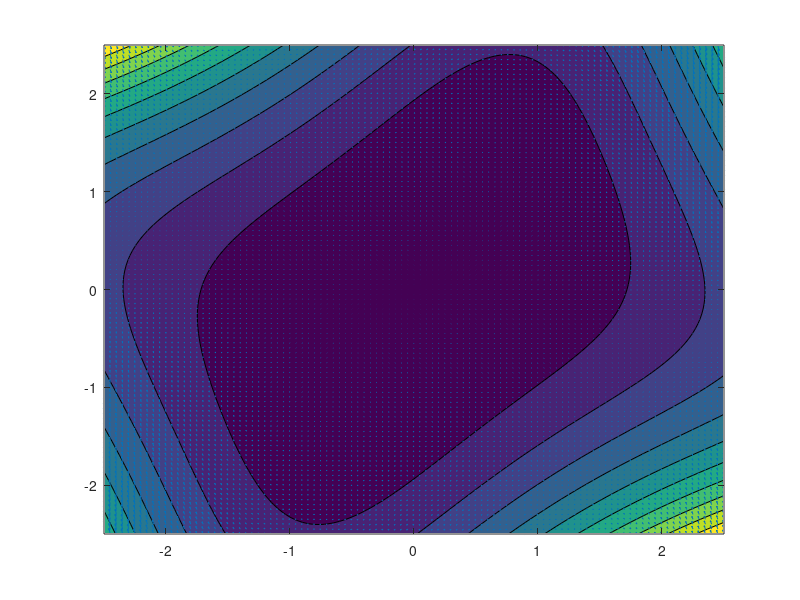

The MATLAB source for this figure:
bound=2.5;
delta=.05;

x=-bound:delta:bound;
y=x;
[X,Y]=meshgrid(x,y);
V=(4.7092e-06)+(0.2837)*X.^2+(0.0087485)*X.^4+(0.18161)*Y.^2+(0.016551)*Y.^4+(-0.34678)*Y.*X+(0.065717)*Y.*(X.^3)+(0.10657)*(Y.^2).*(X.^2)+(-0.061218)*(Y.^3).*X;
% (0.00085577)+(0.28001)*X^2+(0.0098348)*X^4+(0.18945)*Y^2+(0.013964)*Y^4+(-0.35727)*Y*X+(0.068126)*Y*X^3+(0.10163)*Y^2*X^2+(-0.054716)*Y^3*X  ;




% surf(X,Y,V);

contourf(X,Y,100*V);
hold on
x1=X;
x2=Y;
% % xdot = [x2; -x1-x2.*(x1.^2-1)];
quiver(X,Y,x2,-x1-x2.*(x1.^2-1));hold on



% cleanVdot=(0.35727)*x1^2+(-0.068126)*x1^4+(0.021633)*x2^2+(0.0011409)*x2^4+(-0.17614)*x2*x1+(0.26147)*x2*x1^3+(-0.068126)*x2*x1^5+(0.19289)*x2^2*x1^2+(-0.20326)*x2^2*x1^4+(-0.016744)*x2^3*x1+(0.16415)*x2^3*x1^3+(-0.055857)*x2^4*x1^2;
